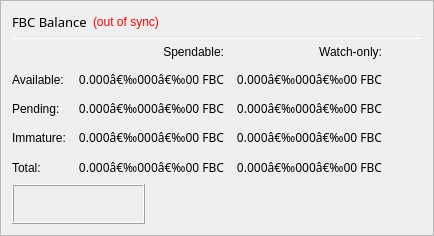
                   <widget class="QFrame" name="frame_Balances">
                    <property name="frameShape">
                     <enum>QFrame::StyledPanel</enum>
                    </property>
                    <property name="frameShadow">
                     <enum>QFrame::Raised</enum>
                    </property>
                    <layout class="QGridLayout" name="gridLayout_3">
                     <item row="0" column="0" colspan="3">
                      <layout class="QHBoxLayout" name="horizontalLayout_4">
                       <item>
                        <widget class="QLabel" name="label_5">
                         <property name="minimumSize">
                          <size>
                           <width>0</width>
                           <height>20</height>
                          </size>
                         </property>
                         <property name="font">
                          <font>
                           <family>Arial Black</family>
                           <pointsize>10</pointsize>
                           <weight>10</weight>
                           <italic>false</italic>
                           <bold>false</bold>
                          </font>
                         </property>
                         <property name="styleSheet">
                          <string notr="true">font: 87 10pt &quot;Arial Black&quot;;</string>
                         </property>
                         <property name="text">
                          <string>FBC Balance</string>
                         </property>
                        </widget>
                       </item>
                       <item>
                        <widget class="QLabel" name="labelWalletStatus">
                         <property name="cursor">
                          <cursorShape>WhatsThisCursor</cursorShape>
                         </property>
                         <property name="toolTip">
                          <string>The displayed information may be out of date. Your wallet automatically synchronizes with the KYD network after a connection is established, but this process has not completed yet.</string>
                         </property>
                         <property name="styleSheet">
                          <string notr="true">QLabel { color: red; }</string>
                         </property>
                         <property name="text">
                          <string notr="true">(out of sync)</string>
                         </property>
                         <property name="alignment">
                          <set>Qt::AlignLeading|Qt::AlignLeft|Qt::AlignVCenter</set>
                         </property>
                        </widget>
                       </item>
                       <item>
                        <spacer name="horizontalSpacer_3">
                         <property name="orientation">
                          <enum>Qt::Horizontal</enum>
                         </property>
                         <property name="sizeHint" stdset="0">
                          <size>
                           <width>40</width>
                           <height>20</height>
                          </size>
                         </property>
                        </spacer>
                       </item>
                      </layout>
                     </item>
                     <item row="1" column="0" colspan="3">
                      <widget class="Line" name="line_Balance">
                       <property name="minimumSize">
                        <size>
                         <width>0</width>
                         <height>1</height>
                        </size>
                       </property>
                       <property name="maximumSize">
                        <size>
                         <width>16777215</width>
                         <height>1</height>
                        </size>
                       </property>
                       <property name="orientation">
                        <enum>Qt::Horizontal</enum>
                       </property>
                      </widget>
                     </item>
                     <item row="2" column="0" colspan="3">
                      <layout class="QGridLayout" name="gridLayout">
                       <property name="spacing">
                        <number>12</number>
                       </property>
                       <item row="0" column="1">
                        <widget class="QLabel" name="labelSpendable">
                         <property name="styleSheet">
                          <string notr="true">font: 87 9pt &quot;Arial Black&quot;;</string>
                         </property>
                         <property name="text">
                          <string>Spendable:</string>
                         </property>
                         <property name="alignment">
                          <set>Qt::AlignRight|Qt::AlignTrailing|Qt::AlignVCenter</set>
                         </property>
                        </widget>
                       </item>
                       <item row="0" column="2">
                        <widget class="QLabel" name="labelWatchonly">
                         <property name="styleSheet">
                          <string notr="true">font: 87 9pt &quot;Arial Black&quot;;</string>
                         </property>
                         <property name="text">
                          <string>Watch-only:</string>
                         </property>
                         <property name="alignment">
                          <set>Qt::AlignRight|Qt::AlignTrailing|Qt::AlignVCenter</set>
                         </property>
                        </widget>
                       </item>
                       <item row="1" column="0">
                        <widget class="QLabel" name="labelBalanceText">
                         <property name="styleSheet">
                          <string notr="true">font: 87 9pt &quot;Arial Black&quot;;</string>
                         </property>
                         <property name="text">
                          <string>Available:</string>
                         </property>
                        </widget>
                       </item>
                       <item row="1" column="1">
                        <widget class="QLabel" name="labelBalance">
                         <property name="font">
                          <font>
                           <family>Arial Black</family>
                           <pointsize>9</pointsize>
                           <weight>10</weight>
                           <italic>false</italic>
                           <bold>false</bold>
                          </font>
                         </property>
                         <property name="cursor">
                          <cursorShape>IBeamCursor</cursorShape>
                         </property>
                         <property name="toolTip">
                          <string>Your current spendable balance</string>
                         </property>
                         <property name="styleSheet">
                          <string notr="true">font: 87 9pt &quot;Arial Black&quot;;</string>
                         </property>
                         <property name="text">
                          <string notr="true">0.000â€‰000â€‰00 FBC</string>
                         </property>
                         <property name="alignment">
                          <set>Qt::AlignRight|Qt::AlignTrailing|Qt::AlignVCenter</set>
                         </property>
                         <property name="textInteractionFlags">
                          <set>Qt::LinksAccessibleByMouse|Qt::TextSelectableByKeyboard|Qt::TextSelectableByMouse</set>
                         </property>
                        </widget>
                       </item>
                       <item row="1" column="2">
                        <widget class="QLabel" name="labelWatchAvailable">
                         <property name="font">
                          <font>
                           <family>Arial Black</family>
                           <pointsize>9</pointsize>
                           <weight>10</weight>
                           <italic>false</italic>
                           <bold>false</bold>
                          </font>
                         </property>
                         <property name="cursor">
                          <cursorShape>IBeamCursor</cursorShape>
                         </property>
                         <property name="toolTip">
                          <string>Your current balance in watch-only addresses</string>
                         </property>
                         <property name="styleSheet">
                          <string notr="true">font: 87 9pt &quot;Arial Black&quot;;</string>
                         </property>
                         <property name="text">
                          <string notr="true">0.000â€‰000â€‰00 FBC</string>
                         </property>
                         <property name="alignment">
                          <set>Qt::AlignRight|Qt::AlignTrailing|Qt::AlignVCenter</set>
                         </property>
                         <property name="textInteractionFlags">
                          <set>Qt::LinksAccessibleByMouse|Qt::TextSelectableByKeyboard|Qt::TextSelectableByMouse</set>
                         </property>
                        </widget>
                       </item>
                       <item row="2" column="0">
                        <widget class="QLabel" name="labelPendingText">
                         <property name="styleSheet">
                          <string notr="true">font: 87 9pt &quot;Arial Black&quot;;</string>
                         </property>
                         <property name="text">
                          <string>Pending:</string>
                         </property>
                        </widget>
                       </item>
                       <item row="2" column="1">
                        <widget class="QLabel" name="labelUnconfirmed">
                         <property name="font">
                          <font>
                           <family>Arial Black</family>
                           <pointsize>9</pointsize>
                           <weight>10</weight>
                           <italic>false</italic>
                           <bold>false</bold>
                          </font>
                         </property>
                         <property name="cursor">
                          <cursorShape>IBeamCursor</cursorShape>
                         </property>
                         <property name="toolTip">
                          <string>Total of transactions that have yet to be confirmed, and do not yet count toward the spendable balance</string>
                         </property>
                         <property name="styleSheet">
                          <string notr="true">font: 87 9pt &quot;Arial Black&quot;;</string>
                         </property>
                         <property name="text">
                          <string notr="true">0.000â€‰000â€‰00 FBC</string>
                         </property>
                         <property name="alignment">
                          <set>Qt::AlignRight|Qt::AlignTrailing|Qt::AlignVCenter</set>
                         </property>
                         <property name="textInteractionFlags">
                          <set>Qt::LinksAccessibleByMouse|Qt::TextSelectableByKeyboard|Qt::TextSelectableByMouse</set>
                         </property>
                        </widget>
                       </item>
                       <item row="2" column="2">
                        <widget class="QLabel" name="labelWatchPending">
                         <property name="font">
                          <font>
                           <family>Arial Black</family>
                           <pointsize>9</pointsize>
                           <weight>10</weight>
                           <italic>false</italic>
                           <bold>false</bold>
                          </font>
                         </property>
                         <property name="cursor">
                          <cursorShape>IBeamCursor</cursorShape>
                         </property>
                         <property name="toolTip">
                          <string>Unconfirmed transactions to watch-only addresses</string>
                         </property>
                         <property name="styleSheet">
                          <string notr="true">font: 87 9pt &quot;Arial Black&quot;;</string>
                         </property>
                         <property name="text">
                          <string notr="true">0.000â€‰000â€‰00 FBC</string>
                         </property>
                         <property name="alignment">
                          <set>Qt::AlignRight|Qt::AlignTrailing|Qt::AlignVCenter</set>
                         </property>
                         <property name="textInteractionFlags">
                          <set>Qt::LinksAccessibleByMouse|Qt::TextSelectableByKeyboard|Qt::TextSelectableByMouse</set>
                         </property>
                        </widget>
                       </item>
                       <item row="3" column="0">
                        <widget class="QLabel" name="labelImmatureText">
                         <property name="styleSheet">
                          <string notr="true">font: 87 9pt &quot;Arial Black&quot;;</string>
                         </property>
                         <property name="text">
                          <string>Immature:</string>
                         </property>
                        </widget>
                       </item>
                       <item row="3" column="1">
                        <widget class="QLabel" name="labelImmature">
                         <property name="font">
                          <font>
                           <family>Arial Black</family>
                           <pointsize>9</pointsize>
                           <weight>10</weight>
                           <italic>false</italic>
                           <bold>false</bold>
                          </font>
                         </property>
                         <property name="cursor">
                          <cursorShape>IBeamCursor</cursorShape>
                         </property>
                         <property name="toolTip">
                          <string>Staked or masternode rewards that has not yet matured</string>
                         </property>
                         <property name="styleSheet">
                          <string notr="true">font: 87 9pt &quot;Arial Black&quot;;</string>
                         </property>
                         <property name="text">
                          <string notr="true">0.000â€‰000â€‰00 FBC</string>
                         </property>
                         <property name="alignment">
                          <set>Qt::AlignRight|Qt::AlignTrailing|Qt::AlignVCenter</set>
                         </property>
                         <property name="textInteractionFlags">
                          <set>Qt::LinksAccessibleByMouse|Qt::TextSelectableByKeyboard|Qt::TextSelectableByMouse</set>
                         </property>
                        </widget>
                       </item>
                       <item row="3" column="2">
                        <widget class="QLabel" name="labelWatchImmature">
                         <property name="font">
                          <font>
                           <family>Arial Black</family>
                           <pointsize>9</pointsize>
                           <weight>10</weight>
                           <italic>false</italic>
                           <bold>false</bold>
                          </font>
                         </property>
                         <property name="cursor">
                          <cursorShape>IBeamCursor</cursorShape>
                         </property>
                         <property name="toolTip">
                          <string>Staked or masternode rewards in watch-only addresses that has not yet matured</string>
                         </property>
                         <property name="styleSheet">
                          <string notr="true">font: 87 9pt &quot;Arial Black&quot;;</string>
                         </property>
                         <property name="text">
                          <string notr="true">0.000â€‰000â€‰00 FBC</string>
                         </property>
                         <property name="alignment">
                          <set>Qt::AlignRight|Qt::AlignTrailing|Qt::AlignVCenter</set>
                         </property>
                         <property name="textInteractionFlags">
                          <set>Qt::LinksAccessibleByMouse|Qt::TextSelectableByKeyboard|Qt::TextSelectableByMouse</set>
                         </property>
                        </widget>
                       </item>
                       <item row="4" column="0">
                        <widget class="QLabel" name="labelTotalText">
                         <property name="toolTip">
                          <string>Your current FBC balance, unconfirmed and immature transactions included</string>
                         </property>
                         <property name="styleSheet">
                          <string notr="true">font: 87 9pt &quot;Arial Black&quot;;</string>
                         </property>
                         <property name="text">
                          <string>Total:</string>
                         </property>
                        </widget>
                       </item>
                       <item row="4" column="1">
                        <widget class="QLabel" name="labelTotal">
                         <property name="font">
                          <font>
                           <family>Arial Black</family>
                           <pointsize>9</pointsize>
                           <weight>10</weight>
                           <italic>false</italic>
                           <bold>false</bold>
                          </font>
                         </property>
                         <property name="cursor">
                          <cursorShape>IBeamCursor</cursorShape>
                         </property>
                         <property name="toolTip">
                          <string>Your current FBC balance, unconfirmed and immature transactions included</string>
                         </property>
                         <property name="styleSheet">
                          <string notr="true">font: 87 9pt &quot;Arial Black&quot;;</string>
                         </property>
                         <property name="text">
                          <string notr="true">0.000â€‰000â€‰00 FBC</string>
                         </property>
                         <property name="alignment">
                          <set>Qt::AlignRight|Qt::AlignTrailing|Qt::AlignVCenter</set>
                         </property>
                         <property name="textInteractionFlags">
                          <set>Qt::LinksAccessibleByMouse|Qt::TextSelectableByKeyboard|Qt::TextSelectableByMouse</set>
                         </property>
                        </widget>
                       </item>
                       <item row="4" column="2">
                        <widget class="QLabel" name="labelWatchTotal">
                         <property name="font">
                          <font>
                           <family>Arial Black</family>
                           <pointsize>9</pointsize>
                           <weight>10</weight>
                           <italic>false</italic>
                           <bold>false</bold>
                          </font>
                         </property>
                         <property name="cursor">
                          <cursorShape>IBeamCursor</cursorShape>
                         </property>
                         <property name="toolTip">
                          <string>Current total balance in watch-only addresses</string>
                         </property>
                         <property name="styleSheet">
                          <string notr="true">font: 87 9pt &quot;Arial Black&quot;;</string>
                         </property>
                         <property name="text">
                          <string notr="true">0.000â€‰000â€‰00 FBC</string>
                         </property>
                         <property name="alignment">
                          <set>Qt::AlignRight|Qt::AlignTrailing|Qt::AlignVCenter</set>
                         </property>
                         <property name="textInteractionFlags">
                          <set>Qt::LinksAccessibleByMouse|Qt::TextSelectableByKeyboard|Qt::TextSelectableByMouse</set>
                         </property>
                        </widget>
                       </item>
                       <item row="4" column="3">
                        <spacer name="horizontalSpacer_9">
                         <property name="orientation">
                          <enum>Qt::Horizontal</enum>
                         </property>
                         <property name="sizeHint" stdset="0">
                          <size>
                           <width>40</width>
                           <height>20</height>
                          </size>
                         </property>
                        </spacer>
                       </item>
                      </layout>
                     </item>
                     <item row="3" column="0">
                      <widget class="QLabel" name="label_banner">
                       <property name="styleSheet">
                        <string notr="true"/>
                       </property>
                       <property name="frameShape">
                        <enum>QFrame::Box</enum>
                       </property>
                       <property name="frameShadow">
                        <enum>QFrame::Raised</enum>
                       </property>
                       <property name="text">
                        <string/>
                       </property>
                       <property name="textFormat">
                        <enum>Qt::AutoText</enum>
                       </property>
                       <property name="pixmap">
                        <pixmap>../../../../../../Desktop/300x300fibercoinvaultwatch.gif</pixmap>
                       </property>
                       <property name="scaledContents">
                        <bool>true</bool>
                       </property>
                       <property name="openExternalLinks">
                        <bool>false</bool>
                       </property>
                       <property name="textInteractionFlags">
                        <set>Qt::NoTextInteraction</set>
                       </property>
                      </widget>
                     </item>
                     <item row="3" column="1">
                      <spacer name="verticalSpacer_3">
                       <property name="orientation">
                        <enum>Qt::Vertical</enum>
                       </property>
                       <property name="sizeHint" stdset="0">
                        <size>
                         <width>20</width>
                         <height>40</height>
                        </size>
                       </property>
                      </spacer>
                     </item>
                    </layout>
                   </widget>
